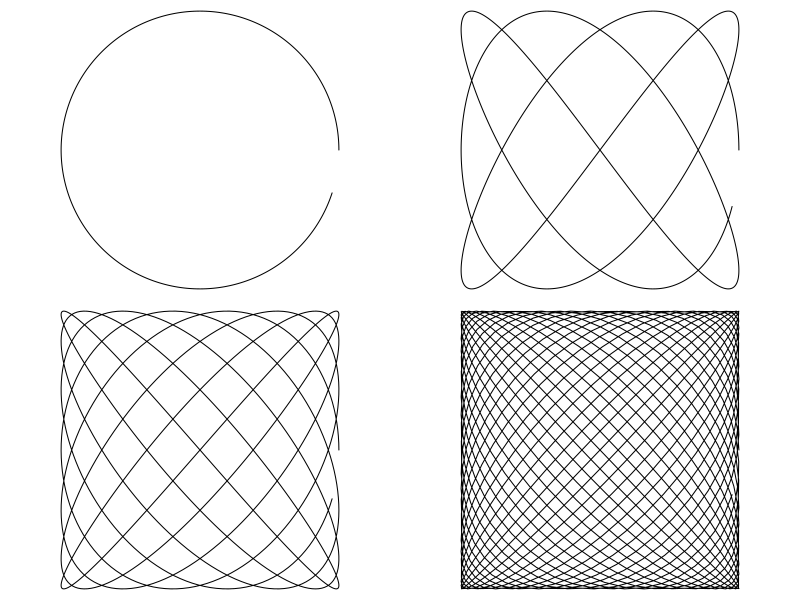
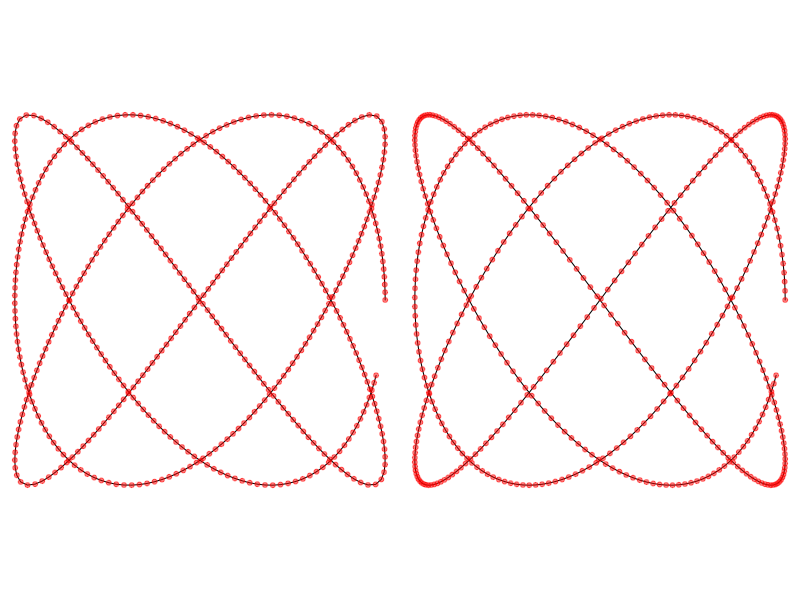
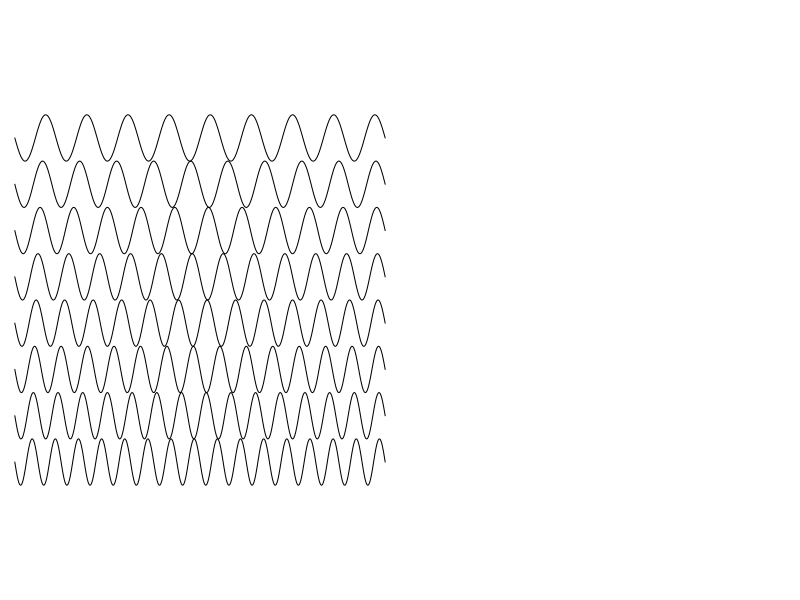
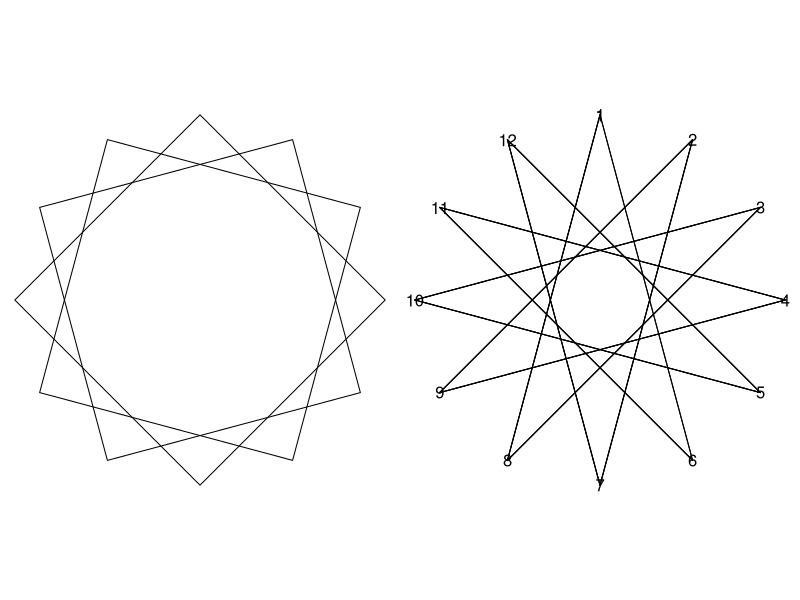
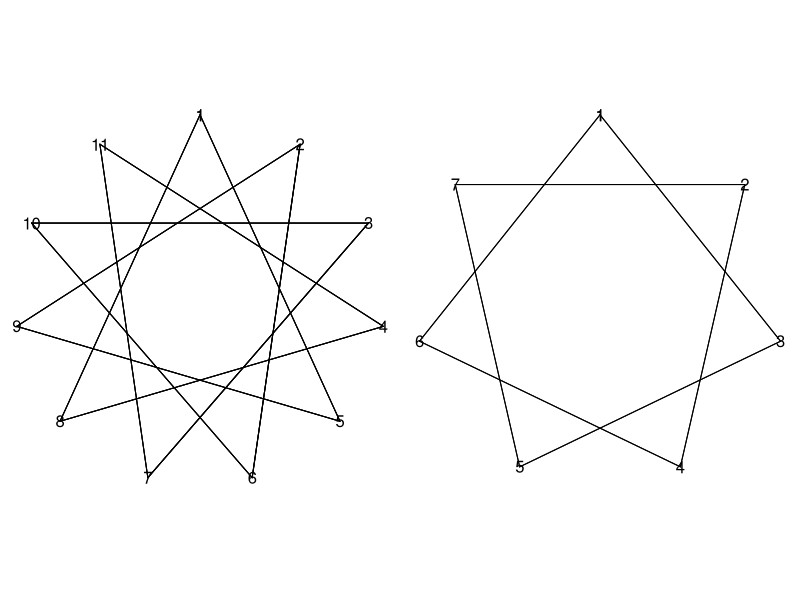
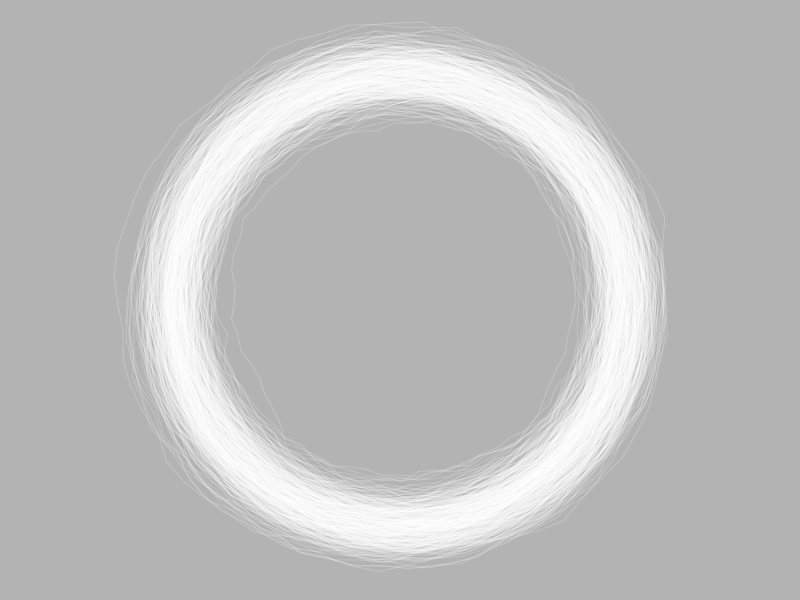

R code for these plots, in order:
## ---- chunk 1
harmonica = function(NNN=1000,waves=23, ratio=24/23) {
thetas = seq(0,1,length=NNN)*2*pi*waves
return(cbind(cos(thetas),sin(ratio*thetas)))
}
par(pty='s',ann=F,mai=0*c(1,1,1,1), mfrow=c(2,2))
plot(harmonica(ratio=1,waves=.95),typ='l',axes=FALSE)
plot(harmonica(ratio=4/3,waves = 2.95),typ='l',axes=FALSE)
plot(harmonica(ratio=8/7,waves = 6.95),typ='l',axes=FALSE)
plot(harmonica(waves=22.95),typ='l',axes=FALSE)

## ---- chunk 2
traveled <- function(xy) {
  NN <- nrow(xy)
  if (ncol(xy) == 2) {
    distanceBetween <- c(0, sqrt(rowSums((xy[1:(NN - 1), 1:2] - xy[2:(NN), 1:2])^2)))
  } else {
    distanceBetween <- c(0, sqrt(rowSums((xy[1:(NN - 1), 1:3] - xy[2:(NN), 1:3])^2)))
  }
  traveled <- cumsum(distanceBetween) / sum(distanceBetween)
  return(traveled)
}

# Example:
NNN0 <- 500
xy0 <- harmonica(NNN = NNN0, ratio = 4 / 3, waves = 2.95)
travel <- traveled(xy0)
xy <- cbind(
  approx(travel, xy0[, 1], seq(0, 1, length = NNN0), rule = 2)[[2]],
  approx(travel, xy0[, 2], seq(0, 1, length = NNN0), rule = 2)[[2]]
)

par(pty = "s", ann = F, mai = 0 * c(1, 1, 1, 1), mfrow = c(1, 2))
plot(xy, typ = "l", axes = F)
points(xy, pch = 20, col = rgb(1, 0, 0, .5))

plot(xy0, typ = "l", axes = F)
points(xy0, pch = 20, col = rgb(1, 0, 0, .5))
## ---- chunk 3

dougsSign <- function(topBottom, NNN, waves = 2 * pi, start0 = 0) {
  thetas <- seq(0, 1, length = NNN) * waves
  wave <- (topBottom[1] - topBottom[2]) * ((sin(thetas + start0) + 1) / 2) + topBottom[2]
  return(cbind(thetas, wave))
}

dY <- 1 / 4
par(pty = "s", ann = F)

plot(NULL, xlim = c(0, 2 * pi), ylim = c(-1, 1), axes = F)

start <- 32
stop <- 18
for (i in seq(start, stop, -2)) {
  xy <- dougsSign((start - i) * dY / 2 + c(-1, -1 + dY), 1000, waves = i * pi)
  lines(2 * xy[, 1] / i, xy[, 2])
}

## ---- chunk 4
polly = function(sides=4,start=0,r=1){
  thetas=seq(0,1,length=sides+1)*2*pi
  res=r*cbind(sin(start+thetas),cos(start+thetas))
  return(res)}
## ---- chunk 5
par(pty='s',ann=F,mai=0*c(1,1,1,1),mfrow=c(1,2))

p1=polly()
p2=polly(start=pi/6)
p3=polly(start=pi/3)
    
plot(p1,t="l",axes=F)
lines(p2)
lines(p3)

p1 = polly(12)
plot(NULL, xlim = c(-1,1),ylim = c(-1,1), axes=F)
text(p1[,1],p1[,2],1:12)
for (i in 1:35) {
  lines(rbind(p1[(i %% 12) + 1,],p1[(i+5) %% 12 + 1,]))  
}
## ---- chunk 6
par(pty='s',ann=F,mai=0*c(1,1,1,1),mfrow=c(1,2))

p1 = polly(11)

plot(NULL, xlim = c(-1,1),ylim = c(-1,1), axes=F)
text(p1[,1],p1[,2],1:11)
for (i in 1:35) {
  lines(rbind(p1[(i %% 11) + 1,],p1[(i+4) %% 11 + 1,]))  
}

p1 = polly(7)

plot(NULL, xlim = c(-1,1),ylim = c(-1,1), axes=F)
text(p1[,1],p1[,2],1:7)
for (i in 1:14) {
  lines(rbind(p1[(i %% 7) + 1,],p1[(i+2) %% 7 + 1,]))  
}


## ---- chunk 7
whiteside = function(rho = .9,
                     sigmae = .02,
                     theEnd = 100,
                     width = 1,
                     white = rgb(1, 1, 1, .15),
                     white2 = rgb(1, 1, 1, 1),
                     scale = 1,
                     scaleY = 1,
                     rTheta = 0,
                     shiftV = c(0, 0),
                     fill = F) {
                                start = 0
                                end = theEnd * 64.1
                                e = rnorm(end)
                                mean = 1
                                a = mean + e * sqrt(sigmae ^ 2 / (1 - rho ^ 2))
                                for (i in 2:length(e)) {
                                  a[i] = mean * (1 - rho) + rho * a[i - 1] + sigmae * e[i]
                                }
                                sqrt(sigmae ^ 2 / (1 - rho ^ 2))
                     if (fill == T) {
                       thetas = 2 * pi * seq(0, 1, .01)
                       circle = cbind(scale * sin(thetas), scale * scaleY * cos(thetas))
                       circle = rotate(circle, rTheta)
                       circle = shift(circle, shiftV)
                       polygon(circle, col = white2, border = NA)
                     }


                                
                                
            thetas = (1 / 64.1) * seq(1:end) * 2 * pi
            for (j in 1:theEnd) {
                start = (j - 1) * 65 + 1
                end = start + 65
                circle = cbind(a[start:end] * scale * cos(thetas[start:end]), a[start:end] *
                     scale * scaleY * sin(thetas[start:end]))
                circle = rotate(circle, rTheta)
                circle = shift(circle, shiftV)
                lines(circle,
                typ = "l",
                col = white,
                lwd = width)
                }
}

rotate=function (xy,theta,about=c(0,0)) {
  rows=nrow(xy)
  center=t(matrix(rep(about,rows),2,rows))

  rotate=rbind(c(cos(theta),sin(theta)),c(-sin(theta),cos(theta)))
  rxy =(xy-center) %*% rotate +center

  return(rxy)}
shift=function(xy,shifted)
{
  rows=nrow(xy)
  xynew=xy+t(matrix(rep(shifted,rows),2,rows))
  return(xynew)}

par(pty="s",ann=FALSE,mfrow=c(1,1),bg="grey70",mai=.1*c(1,1,1,1))

 plot(NULL, xlim = c(-1.2, 1.2), ylim = c(-1.2, 1.2),axes=FALSE)
 whiteside(
   rho = .98,
   sigmae = .015,
   theEnd = 500,
   white = rgb(1, 1, 1, .2),
   white2 = rgb(1, 1, 1, 1),
   width = 1,
   fill = F
 )
